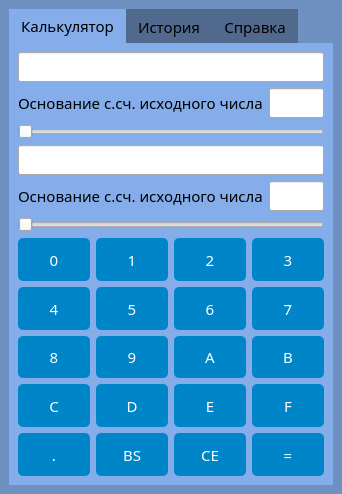
<?xml version="1.0" encoding="UTF-8"?>
<ui version="4.0">
 <class>MainWindow</class>
 <widget class="QMainWindow" name="MainWindow">
  <property name="geometry">
   <rect>
    <x>0</x>
    <y>0</y>
    <width>342</width>
    <height>478</height>
   </rect>
  </property>
  <property name="windowTitle">
   <string>MainWindow</string>
  </property>
  <property name="styleSheet">
   <string notr="true">*{
font-family: century gothic;
font-size: 15px;
}

#MainWindow{
background-color:   rgb(110, 145, 194);
}

QTabBar::tab{
background: #50698d;
}

QTabBar::tab:selected{
background:  #84adea;
}

QTabWidget::pane
{
	border: 1px;
    background: #84adea;
}

QTabWidget{
background-color: #84adea;
}

QPushButton{
	background-color:#0085c9;
    color: #fff;
    border: none;
    border-radius: 5px;
    padding: 10px 20px;
}

QPushButton:hover{
background-color: #45a049;
}

QPushButton:pressed{
	background-color: #367d39;
}

QPushButton:disabled{
	background-color: #474747;
}</string>
  </property>
  <widget class="QWidget" name="centralwidget">
   <layout class="QVBoxLayout" name="verticalLayout_3">
    <item>
     <widget class="QTabWidget" name="tabWidget">
      <property name="currentIndex">
       <number>0</number>
      </property>
      <widget class="QWidget" name="tab">
       <attribute name="title">
        <string>Калькулятор</string>
       </attribute>
       <layout class="QVBoxLayout" name="verticalLayout_2">
        <item>
         <widget class="InputLineEdit" name="Edit_1"/>
        </item>
        <item>
         <layout class="QHBoxLayout" name="horizontalLayout_2">
          <item>
           <widget class="QLabel" name="Label_1">
            <property name="sizePolicy">
             <sizepolicy hsizetype="Preferred" vsizetype="Maximum">
              <horstretch>0</horstretch>
              <verstretch>0</verstretch>
             </sizepolicy>
            </property>
            <property name="text">
             <string>Основание с.сч. исходного числа</string>
            </property>
           </widget>
          </item>
          <item>
           <widget class="QLineEdit" name="Edit_p1">
            <property name="sizePolicy">
             <sizepolicy hsizetype="Maximum" vsizetype="Fixed">
              <horstretch>0</horstretch>
              <verstretch>0</verstretch>
             </sizepolicy>
            </property>
            <property name="readOnly">
             <bool>true</bool>
            </property>
           </widget>
          </item>
         </layout>
        </item>
        <item>
         <widget class="QSlider" name="Slider_1">
          <property name="orientation">
           <enum>Qt::Horizontal</enum>
          </property>
         </widget>
        </item>
        <item>
         <widget class="QLineEdit" name="Edit_2">
          <property name="sizePolicy">
           <sizepolicy hsizetype="Expanding" vsizetype="Fixed">
            <horstretch>0</horstretch>
            <verstretch>0</verstretch>
           </sizepolicy>
          </property>
          <property name="readOnly">
           <bool>true</bool>
          </property>
         </widget>
        </item>
        <item>
         <layout class="QHBoxLayout" name="horizontalLayout">
          <property name="spacing">
           <number>6</number>
          </property>
          <property name="sizeConstraint">
           <enum>QLayout::SetMinimumSize</enum>
          </property>
          <item>
           <widget class="QLabel" name="Label_2">
            <property name="sizePolicy">
             <sizepolicy hsizetype="Preferred" vsizetype="Maximum">
              <horstretch>0</horstretch>
              <verstretch>0</verstretch>
             </sizepolicy>
            </property>
            <property name="text">
             <string>Основание с.сч. исходного числа</string>
            </property>
           </widget>
          </item>
          <item>
           <widget class="QLineEdit" name="Edit_p2">
            <property name="sizePolicy">
             <sizepolicy hsizetype="Maximum" vsizetype="Fixed">
              <horstretch>0</horstretch>
              <verstretch>0</verstretch>
             </sizepolicy>
            </property>
            <property name="readOnly">
             <bool>true</bool>
            </property>
           </widget>
          </item>
         </layout>
        </item>
        <item>
         <widget class="QSlider" name="Slider_2">
          <property name="orientation">
           <enum>Qt::Horizontal</enum>
          </property>
         </widget>
        </item>
        <item>
         <layout class="QGridLayout" name="gridLayout">
          <property name="sizeConstraint">
           <enum>QLayout::SetDefaultConstraint</enum>
          </property>
          <item row="2" column="1">
           <widget class="QPushButton" name="Button_9">
            <property name="sizePolicy">
             <sizepolicy hsizetype="Minimum" vsizetype="Expanding">
              <horstretch>0</horstretch>
              <verstretch>0</verstretch>
             </sizepolicy>
            </property>
            <property name="text">
             <string>9</string>
            </property>
           </widget>
          </item>
          <item row="0" column="1">
           <widget class="QPushButton" name="Button_1">
            <property name="sizePolicy">
             <sizepolicy hsizetype="Minimum" vsizetype="Expanding">
              <horstretch>0</horstretch>
              <verstretch>0</verstretch>
             </sizepolicy>
            </property>
            <property name="text">
             <string>1</string>
            </property>
           </widget>
          </item>
          <item row="3" column="1">
           <widget class="QPushButton" name="Button_D">
            <property name="sizePolicy">
             <sizepolicy hsizetype="Minimum" vsizetype="Expanding">
              <horstretch>0</horstretch>
              <verstretch>0</verstretch>
             </sizepolicy>
            </property>
            <property name="text">
             <string>D</string>
            </property>
           </widget>
          </item>
          <item row="3" column="0">
           <widget class="QPushButton" name="Button_C">
            <property name="sizePolicy">
             <sizepolicy hsizetype="Minimum" vsizetype="Expanding">
              <horstretch>0</horstretch>
              <verstretch>0</verstretch>
             </sizepolicy>
            </property>
            <property name="text">
             <string>C</string>
            </property>
           </widget>
          </item>
          <item row="1" column="2">
           <widget class="QPushButton" name="Button_6">
            <property name="sizePolicy">
             <sizepolicy hsizetype="Minimum" vsizetype="Expanding">
              <horstretch>0</horstretch>
              <verstretch>0</verstretch>
             </sizepolicy>
            </property>
            <property name="text">
             <string>6</string>
            </property>
           </widget>
          </item>
          <item row="2" column="0">
           <widget class="QPushButton" name="Button_8">
            <property name="sizePolicy">
             <sizepolicy hsizetype="Minimum" vsizetype="Expanding">
              <horstretch>0</horstretch>
              <verstretch>0</verstretch>
             </sizepolicy>
            </property>
            <property name="text">
             <string>8</string>
            </property>
           </widget>
          </item>
          <item row="0" column="0">
           <widget class="QPushButton" name="Button_0">
            <property name="enabled">
             <bool>true</bool>
            </property>
            <property name="sizePolicy">
             <sizepolicy hsizetype="Minimum" vsizetype="Expanding">
              <horstretch>0</horstretch>
              <verstretch>0</verstretch>
             </sizepolicy>
            </property>
            <property name="text">
             <string>0</string>
            </property>
            <property name="checkable">
             <bool>false</bool>
            </property>
            <property name="default">
             <bool>false</bool>
            </property>
            <property name="flat">
             <bool>false</bool>
            </property>
           </widget>
          </item>
          <item row="0" column="2">
           <widget class="QPushButton" name="Button_2">
            <property name="sizePolicy">
             <sizepolicy hsizetype="Minimum" vsizetype="Expanding">
              <horstretch>0</horstretch>
              <verstretch>0</verstretch>
             </sizepolicy>
            </property>
            <property name="text">
             <string>2</string>
            </property>
           </widget>
          </item>
          <item row="1" column="1">
           <widget class="QPushButton" name="Button_5">
            <property name="sizePolicy">
             <sizepolicy hsizetype="Minimum" vsizetype="Expanding">
              <horstretch>0</horstretch>
              <verstretch>0</verstretch>
             </sizepolicy>
            </property>
            <property name="text">
             <string>5</string>
            </property>
           </widget>
          </item>
          <item row="2" column="2">
           <widget class="QPushButton" name="Button_A">
            <property name="sizePolicy">
             <sizepolicy hsizetype="Minimum" vsizetype="Expanding">
              <horstretch>0</horstretch>
              <verstretch>0</verstretch>
             </sizepolicy>
            </property>
            <property name="text">
             <string>A</string>
            </property>
           </widget>
          </item>
          <item row="4" column="3">
           <widget class="QPushButton" name="Button_Execut">
            <property name="sizePolicy">
             <sizepolicy hsizetype="Minimum" vsizetype="Minimum">
              <horstretch>0</horstretch>
              <verstretch>0</verstretch>
             </sizepolicy>
            </property>
            <property name="text">
             <string>=</string>
            </property>
           </widget>
          </item>
          <item row="3" column="3">
           <widget class="QPushButton" name="Button_F">
            <property name="sizePolicy">
             <sizepolicy hsizetype="Minimum" vsizetype="Expanding">
              <horstretch>0</horstretch>
              <verstretch>0</verstretch>
             </sizepolicy>
            </property>
            <property name="text">
             <string>F</string>
            </property>
           </widget>
          </item>
          <item row="1" column="0">
           <widget class="QPushButton" name="Button_4">
            <property name="sizePolicy">
             <sizepolicy hsizetype="Minimum" vsizetype="Expanding">
              <horstretch>0</horstretch>
              <verstretch>0</verstretch>
             </sizepolicy>
            </property>
            <property name="text">
             <string>4</string>
            </property>
           </widget>
          </item>
          <item row="4" column="0">
           <widget class="QPushButton" name="Button_Comma">
            <property name="enabled">
             <bool>true</bool>
            </property>
            <property name="sizePolicy">
             <sizepolicy hsizetype="Minimum" vsizetype="Expanding">
              <horstretch>0</horstretch>
              <verstretch>0</verstretch>
             </sizepolicy>
            </property>
            <property name="text">
             <string>.</string>
            </property>
           </widget>
          </item>
          <item row="1" column="3">
           <widget class="QPushButton" name="Button_7">
            <property name="sizePolicy">
             <sizepolicy hsizetype="Minimum" vsizetype="Expanding">
              <horstretch>0</horstretch>
              <verstretch>0</verstretch>
             </sizepolicy>
            </property>
            <property name="text">
             <string>7</string>
            </property>
           </widget>
          </item>
          <item row="4" column="2">
           <widget class="QPushButton" name="Button_CE">
            <property name="sizePolicy">
             <sizepolicy hsizetype="Minimum" vsizetype="Expanding">
              <horstretch>0</horstretch>
              <verstretch>0</verstretch>
             </sizepolicy>
            </property>
            <property name="text">
             <string>CE</string>
            </property>
           </widget>
          </item>
          <item row="4" column="1">
           <widget class="QPushButton" name="Button_BS">
            <property name="sizePolicy">
             <sizepolicy hsizetype="Minimum" vsizetype="Expanding">
              <horstretch>0</horstretch>
              <verstretch>0</verstretch>
             </sizepolicy>
            </property>
            <property name="text">
             <string>BS</string>
            </property>
           </widget>
          </item>
          <item row="2" column="3">
           <widget class="QPushButton" name="Button_B">
            <property name="sizePolicy">
             <sizepolicy hsizetype="Minimum" vsizetype="Expanding">
              <horstretch>0</horstretch>
              <verstretch>0</verstretch>
             </sizepolicy>
            </property>
            <property name="text">
             <string>B</string>
            </property>
           </widget>
          </item>
          <item row="3" column="2">
           <widget class="QPushButton" name="Button_E">
            <property name="sizePolicy">
             <sizepolicy hsizetype="Minimum" vsizetype="Expanding">
              <horstretch>0</horstretch>
              <verstretch>0</verstretch>
             </sizepolicy>
            </property>
            <property name="text">
             <string>E</string>
            </property>
           </widget>
          </item>
          <item row="0" column="3">
           <widget class="QPushButton" name="Button_3">
            <property name="sizePolicy">
             <sizepolicy hsizetype="Minimum" vsizetype="Expanding">
              <horstretch>0</horstretch>
              <verstretch>0</verstretch>
             </sizepolicy>
            </property>
            <property name="text">
             <string>3</string>
            </property>
           </widget>
          </item>
         </layout>
        </item>
       </layout>
      </widget>
      <widget class="QWidget" name="tab_2">
       <attribute name="title">
        <string>История</string>
       </attribute>
       <layout class="QVBoxLayout" name="verticalLayout">
        <item>
         <widget class="QTableWidget" name="tableWidget"/>
        </item>
       </layout>
      </widget>
      <widget class="QWidget" name="tab_3">
       <attribute name="title">
        <string>Справка</string>
       </attribute>
       <layout class="QVBoxLayout" name="verticalLayout_4">
        <item>
         <widget class="QTextEdit" name="textEdit">
          <property name="readOnly">
           <bool>true</bool>
          </property>
         </widget>
        </item>
       </layout>
      </widget>
     </widget>
    </item>
   </layout>
  </widget>
 </widget>
 <customwidgets>
  <customwidget>
   <class>InputLineEdit</class>
   <extends>QLineEdit</extends>
   <header>input_line_edit.h</header>
  </customwidget>
 </customwidgets>
 <resources/>
 <connections/>
</ui>
